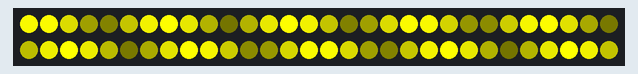
Recording of a sketch running on a simulated Arduino Uno, built with avr-gcc and run on an emulated ATmega328P. Shown: 60 RGB LEDs in strip order, left to right, continuing on the next row.

Above: at 0.02 s.
At 3.79 s:
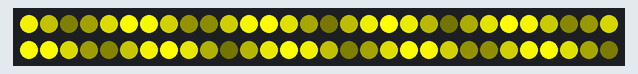
At 4.83 s:
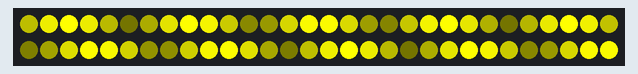
At 8.47 s:
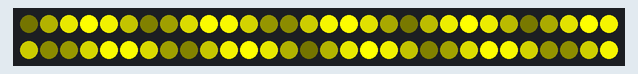

Measured:
- by itself, everything shown: repeats every 7.8 s, in 120 steps

The sketch:

Running_Lights.ino
```cpp
#include "FastLED.h"
#define NUM_LEDS 60
CRGB leds[NUM_LEDS];
#define PIN 6

void setup()
{
  FastLED.addLeds<WS2811, PIN, GRB>(leds, NUM_LEDS).setCorrection( TypicalLEDStrip );
}

// *** REPLACE FROM HERE ***
void loop() {
  RunningLights(0xff,0xff,0x00, 50);
}

void RunningLights(byte red, byte green, byte blue, int WaveDelay) {
  int Position=0;

  for(int i=0; i<NUM_LEDS*2; i++)
  {
      Position++; // = 0; //Position + Rate;
      for(int i=0; i<NUM_LEDS; i++) {
        // sine wave, 3 offset waves make a rainbow!
        //float level = sin(i+Position) * 127 + 128;
        //setPixel(i,level,0,0);
        //float level = sin(i+Position) * 127 + 128;
        setPixel(i,((sin(i+Position) * 127 + 128)/255)*red,
                   ((sin(i+Position) * 127 + 128)/255)*green,
                   ((sin(i+Position) * 127 + 128)/255)*blue);
      }

      showStrip();
      delay(WaveDelay);
  }
}
// *** REPLACE TO HERE ***

void showStrip() {
 #ifdef ADAFRUIT_NEOPIXEL_H
   // NeoPixel
   strip.show();
 #endif
 #ifndef ADAFRUIT_NEOPIXEL_H
   // FastLED
   FastLED.show();
 #endif
}

void setPixel(int Pixel, byte red, byte green, byte blue) {
 #ifdef ADAFRUIT_NEOPIXEL_H
   // NeoPixel
   strip.setPixelColor(Pixel, strip.Color(red, green, blue));
 #endif
 #ifndef ADAFRUIT_NEOPIXEL_H
   // FastLED
   leds[Pixel].r = red;
   leds[Pixel].g = green;
   leds[Pixel].b = blue;
 #endif
}

void setAll(byte red, byte green, byte blue) {
  for(int i = 0; i < NUM_LEDS; i++ ) {
    setPixel(i, red, green, blue);
  }
  showStrip();
}
```
